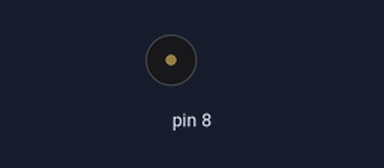
Recording of a sketch running on a simulated Arduino Uno, built with avr-gcc and run on an emulated ATmega328P. Parts: buzzer (waves = sounding).

Above: at 0.3 s.
At 18.9 s:
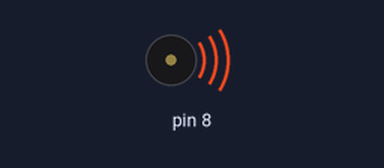
Timing chart, 0 to 21.7 s (numbered marks = the images above):
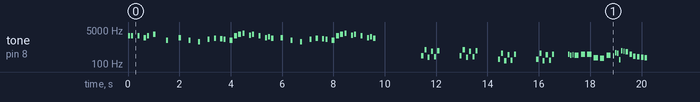

The sketch:

UImelodytest.ino
```cpp
/*
  Melody + Mario
  plays a melody based on lists of notes on a piezo buzzer

  evanwill 2016, https://github.com/evanwill/arduinoTeaching

  based on:
	  Tom Igoe, "Melody" 2011, http://www.arduino.cc/en/Tutorial/Tone
	  Dipto Pratyaksa, "Arduino Mario Bros Tunes", 2013, http://www.linuxcircle.com/2013/03/31/playing-mario-bros-tune-with-arduino-and-piezo-buzzer/

  Parts required:
  UNO
  breadboard
  piezo (connected to pin 8)

 */
#include "pitches.h"

// notes in the melody:
// start of go idaho go
//int melody[] = {
// NOTE_F6, NOTE_F6, NOTE_F6, NOTE_C6, NOTE_C6, NOTE_C6, NOTE_A5, NOTE_A5, NOTE_F5
// };

//Mario main theme melody
int melody[] = {
  NOTE_E7, NOTE_E7, 0, NOTE_E7, 0, NOTE_C7, NOTE_E7, 0, NOTE_G7, 0, 0,  0, NOTE_G6, 0, 0, 0, NOTE_C7, 0, 0, NOTE_G6, 0, 0, NOTE_E6, 0, 0, NOTE_A6, 0, NOTE_B6, 0, NOTE_AS6, NOTE_A6, 0, NOTE_G6, NOTE_E7, NOTE_G7, NOTE_A7, 0, NOTE_F7, NOTE_G7, 0, NOTE_E7, 0,NOTE_C7, NOTE_D7, NOTE_B6, 0, 0, NOTE_C7, 0, 0, NOTE_G6, 0, 0, NOTE_E6, 0, 0, NOTE_A6, 0, NOTE_B6, 0, NOTE_AS6, NOTE_A6, 0, NOTE_G6, NOTE_E7, NOTE_G7, NOTE_A7, 0, NOTE_F7, NOTE_G7, 0, NOTE_E7, 0,NOTE_C7, NOTE_D7, NOTE_B6, 0, 0,
  0,
  NOTE_C4, NOTE_C5, NOTE_A3, NOTE_A4, NOTE_AS3, NOTE_AS4, 0, 0, NOTE_C4, NOTE_C5, NOTE_A3, NOTE_A4, NOTE_AS3, NOTE_AS4, 0, 0, NOTE_F3, NOTE_F4, NOTE_D3, NOTE_D4, NOTE_DS3, NOTE_DS4, 0, 0, NOTE_F3, NOTE_F4, NOTE_D3, NOTE_D4, NOTE_DS3, NOTE_DS4, 0, 0, NOTE_DS4, NOTE_CS4, NOTE_D4, NOTE_CS4, NOTE_DS4, NOTE_DS4, NOTE_GS3, NOTE_G3, NOTE_CS4, NOTE_C4, NOTE_FS4,NOTE_F4, NOTE_E3, NOTE_AS4, NOTE_A4, NOTE_GS4, NOTE_DS4, NOTE_B3, NOTE_AS3, NOTE_A3, NOTE_GS3, 0, 0, 0
};

// note durations: 4 = quarter note, 8 = eighth note, etc.:
//int noteDurations[] = {
//  4, 8, 8, 4, 4, 4, 4, 4
//};
// start of go idaho go
// int noteDurations[] = {
//  4, 2, 6, 4, 2, 6, 4, 2, 12
// };

//Mario main them tempo
int noteDurations[] = {
  12, 12, 12, 12, 12, 12, 12, 12, 12, 12, 12, 12, 12, 12, 12, 12, 12, 12, 12, 12, 12, 12, 12, 12, 12, 12, 12, 12, 12, 12, 12, 12, 9, 9, 9, 12, 12, 12, 12, 12, 12, 12, 12, 12, 12, 12, 12, 12, 12, 12, 12, 12, 12, 12, 12, 12, 12, 12, 12, 12, 12, 12, 12, 9, 9, 9, 12, 12, 12, 12, 12, 12, 12, 12, 12, 12, 12, 12,
  1,
  12, 12, 12, 12, 12, 12, 6, 3, 12, 12, 12, 12, 12, 12, 6, 3, 12, 12, 12, 12, 12, 12, 6, 3, 12, 12, 12, 12, 12, 12, 6, 6, 18, 18, 18, 6, 6, 6, 6, 6, 6, 18, 18, 18,18, 18, 18, 10, 10, 10, 10, 10, 10, 3, 3, 3
};

void setup() {
  // iterate over the notes of the melody:
  int size = sizeof(melody) / sizeof(int);
  for (int thisNote = 0; thisNote < size; thisNote++) {

    // to calculate the note duration, take one second
    // divided by the note type.
    //e.g. quarter note = 1000 / 4, eighth note = 1000/8, etc.
    int noteDuration = 1000 / noteDurations[thisNote];
    tone(8, melody[thisNote], noteDuration);

    // to distinguish the notes, set a minimum time between them.
    // the note's duration + 30% seems to work well:
    int pauseBetweenNotes = noteDuration * 1.50;
    delay(pauseBetweenNotes);
    // stop the tone playing:
    noTone(8);
  }
}

void loop() {
  // no repeat
}
```

pitches.h
```cpp
/*************************************************
 * Public Constants
 *************************************************/

#define NOTE_B0  31
#define NOTE_C1  33
#define NOTE_CS1 35
#define NOTE_D1  37
#define NOTE_DS1 39
#define NOTE_E1  41
#define NOTE_F1  44
#define NOTE_FS1 46
#define NOTE_G1  49
#define NOTE_GS1 52
#define NOTE_A1  55
#define NOTE_AS1 58
#define NOTE_B1  62
#define NOTE_C2  65
#define NOTE_CS2 69
#define NOTE_D2  73
#define NOTE_DS2 78
#define NOTE_E2  82
#define NOTE_F2  87
#define NOTE_FS2 93
#define NOTE_G2  98
#define NOTE_GS2 104
#define NOTE_A2  110
#define NOTE_AS2 117
#define NOTE_B2  123
#define NOTE_C3  131
#define NOTE_CS3 139
#define NOTE_D3  147
#define NOTE_DS3 156
#define NOTE_E3  165
#define NOTE_F3  175
#define NOTE_FS3 185
#define NOTE_G3  196
#define NOTE_GS3 208
#define NOTE_A3  220
#define NOTE_AS3 233
#define NOTE_B3  247
#define NOTE_C4  262
#define NOTE_CS4 277
#define NOTE_D4  294
#define NOTE_DS4 311
#define NOTE_E4  330
#define NOTE_F4  349
#define NOTE_FS4 370
#define NOTE_G4  392
#define NOTE_GS4 415
#define NOTE_A4  440
#define NOTE_AS4 466
#define NOTE_B4  494
#define NOTE_C5  523
#define NOTE_CS5 554
#define NOTE_D5  587
#define NOTE_DS5 622
#define NOTE_E5  659
#define NOTE_F5  698
#define NOTE_FS5 740
#define NOTE_G5  784
#define NOTE_GS5 831
#define NOTE_A5  880
#define NOTE_AS5 932
#define NOTE_B5  988
#define NOTE_C6  1047
#define NOTE_CS6 1109
#define NOTE_D6  1175
#define NOTE_DS6 1245
#define NOTE_E6  1319
#define NOTE_F6  1397
#define NOTE_FS6 1480
#define NOTE_G6  1568
#define NOTE_GS6 1661
#define NOTE_A6  1760
#define NOTE_AS6 1865
#define NOTE_B6  1976
#define NOTE_C7  2093
#define NOTE_CS7 2217
#define NOTE_D7  2349
#define NOTE_DS7 2489
#define NOTE_E7  2637
#define NOTE_F7  2794
#define NOTE_FS7 2960
#define NOTE_G7  3136
#define NOTE_GS7 3322
#define NOTE_A7  3520
#define NOTE_AS7 3729
#define NOTE_B7  3951
#define NOTE_C8  4186
#define NOTE_CS8 4435
#define NOTE_D8  4699
#define NOTE_DS8 4978
```
